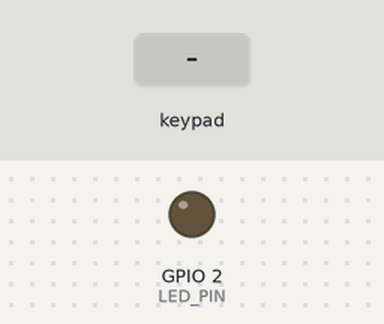
Bench run of a sketch on a simulated ESP32. On the bench: output pins drawn as LEDs (lit = HIGH). The test bench sets the inputs (shaded band).

Above: at 1.2 s.
1.3 s: key 'O' pressed
At 2.5 s:
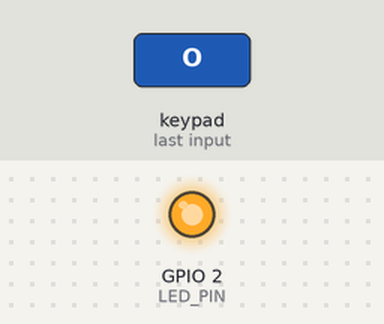
2.8 s: key 'X' pressed
At 3.9 s:
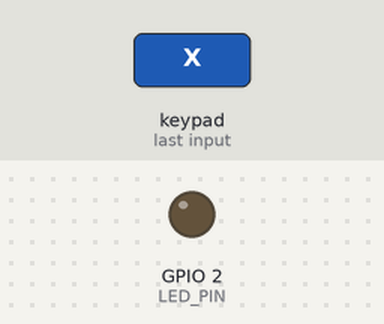
Timing chart, 0 to 5.8 s (numbered marks = the images above; inputs shaded):
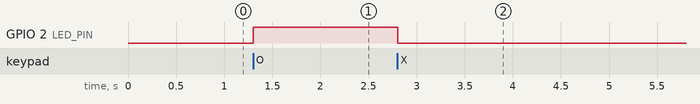

Measured:
- after the input at 1.3 s, GPIO 2 (LED_PIN): LOW → HIGH at once
- after the input at 2.8 s, GPIO 2 (LED_PIN): HIGH → LOW at once

The sketch:

bluetooth_test.ino
```cpp
#define CUSTOM_SETTINGS
#define INCLUDE_GAMEPAD_MODULE
#include <DabbleESP32.h>

#define LED_PIN 2   // Change if your board uses different pin

void setup()
{
  pinMode(LED_PIN, OUTPUT);
  digitalWrite(LED_PIN, LOW);
  Dabble.begin("MAX_LED_Control");
}

void loop()
{
  Dabble.processInput();

  // Button A → ON
  if (GamePad.isCirclePressed())   // Button A in Dabble layout
  {
    digitalWrite(LED_PIN, HIGH);
  }

  // Button B → OFF
  if (GamePad.isCrossPressed())    // Button B in Dabble layout
  {
    digitalWrite(LED_PIN, LOW);
  }
}
```
